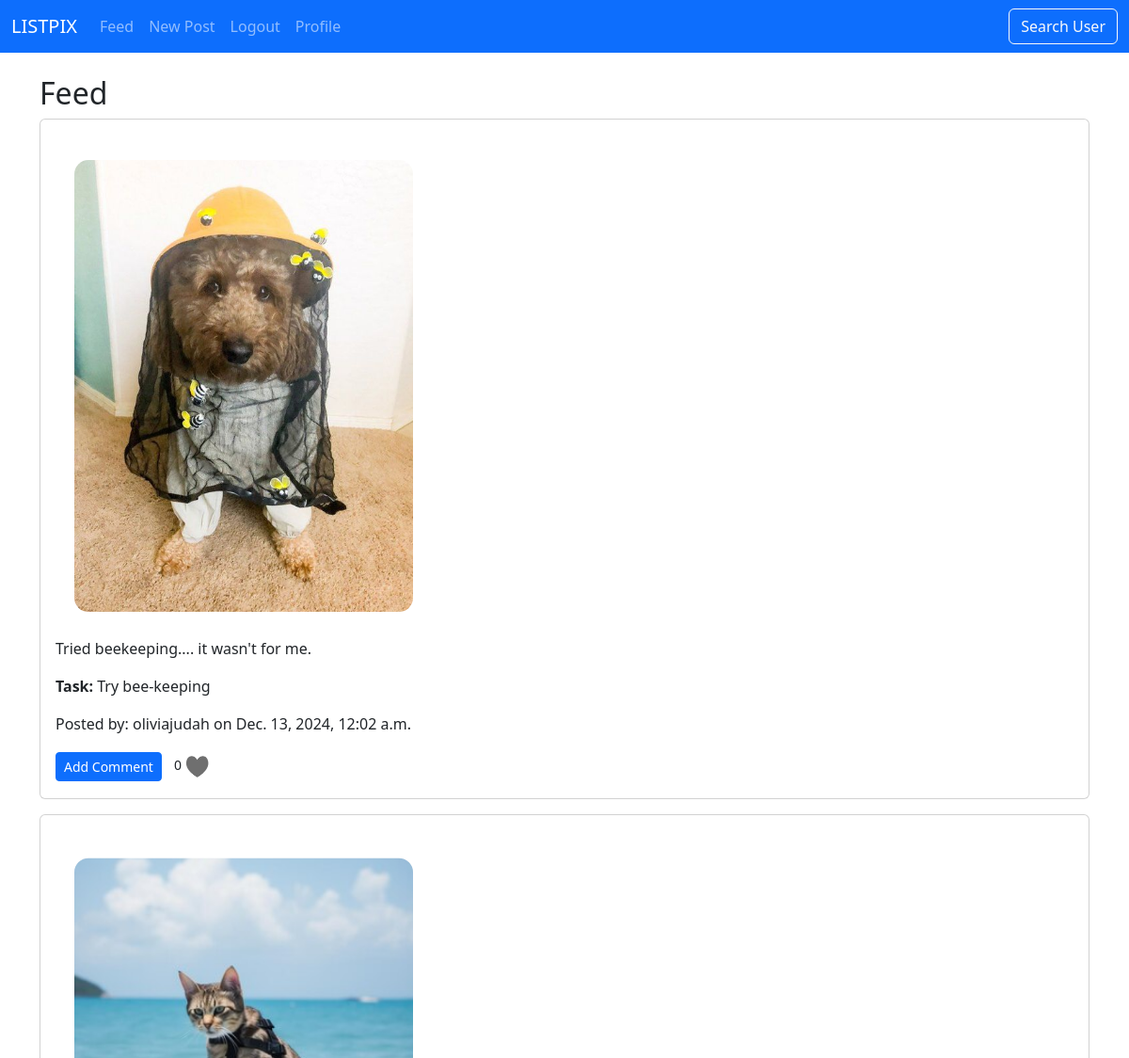
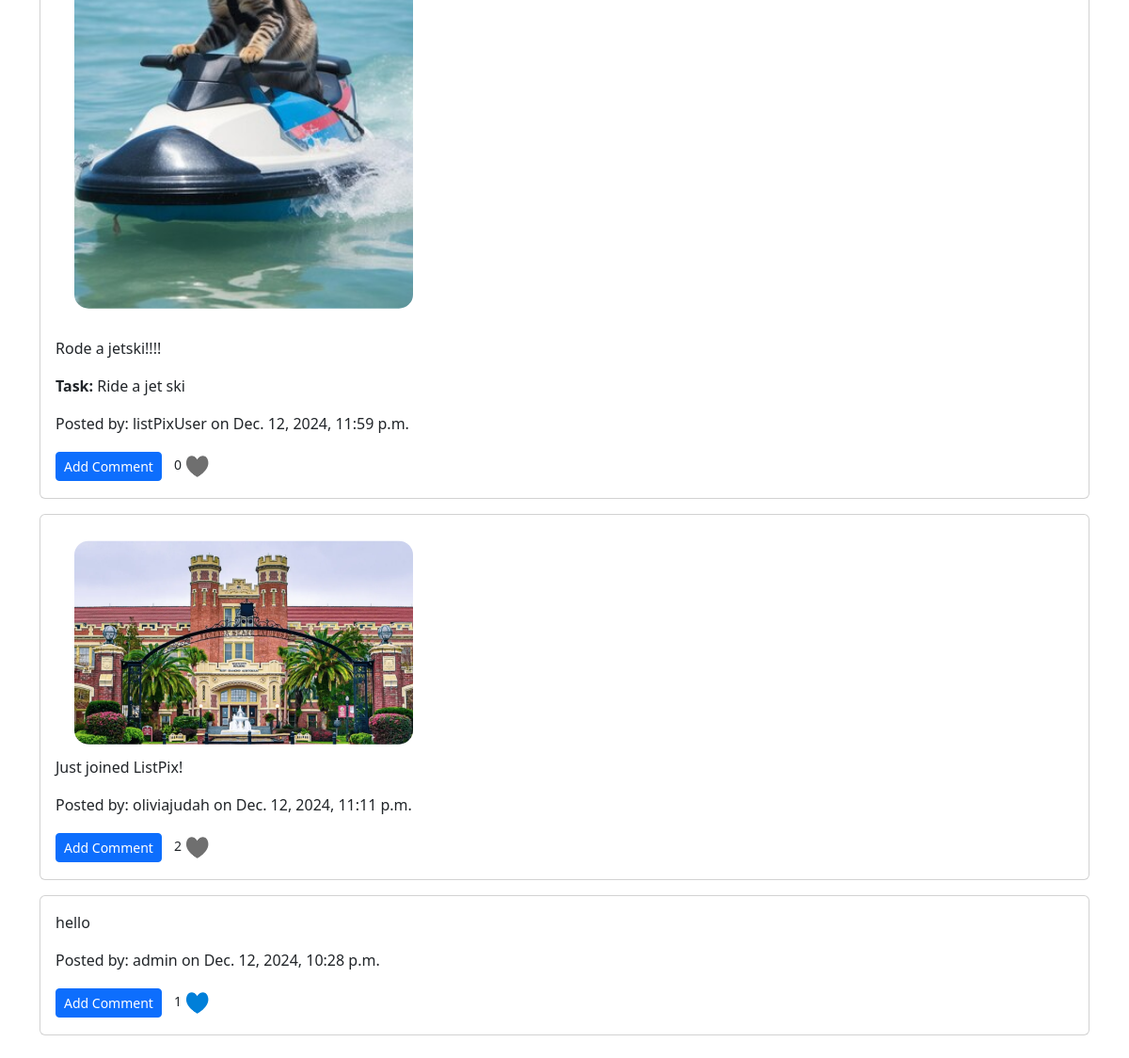
Page /feed/ (signed in) on the committed database (2 pictures, top to bottom).
### users/models.py (models this page shows, shortened)
class Post(models.Model):
    content = models.CharField(max_length=1000)
    user = models.ForeignKey(User, on_delete=models.CASCADE, related_name='posts')
    image = models.ImageField(null = True, blank = True, upload_to='post_images', height_field=None, width_field=None, max_length=None)
    created_at = models.DateTimeField(auto_now_add=True)
    updated_at = models.DateTimeField(auto_now=True)
    task = models.ForeignKey('BucketListItem', on_delete=models.SET_NULL, null=True, blank=True)

class BucketListItem(models.Model):
    task_name = models.CharField(max_length=255)
    assigned_to = models.ForeignKey(User, on_delete=models.CASCADE, related_name='assigned_by', blank=True, null=True)
    completed = models.BooleanField(default=False)

### users/views.py (the view)
# urls.py: path('feed/', views.feed, name='feed'),
def feed(request):
    posts = Post.objects.select_related('task', 'user').prefetch_related('comments', 'likes').all().order_by('-created_at')
    if request.user.is_authenticated:
        current_user = request.user
        likes = Like.objects.filter(user=current_user).values_list('post_id', flat=True)
        return render(request, 'users/feed.html', {'posts': posts, 'likes' : likes})
    else:
        return render(request, 'users/guest_feed.html', {'posts': posts})

### users/templates/users/feed.html (shortened to what this page needs)
{% extends 'users/base.html' %}
{% load static %}
{% block content %}
  <h2>Feed</h2>
  {% for post in posts %}
    <div class="card mb-3">
      <div class="card-body">
        {% if post.image %}
        <div class="post-image-container">
          <img src="{{ post.image.url }}" alt="Post Image" style="max-width: 100%; height: auto; width: 400px; clip-path: inset(5% round 15px);">
        </div>
        {% endif %}
        <p class="card-text">{{ post.content }}</p>
        {% if post.task %}
        <p class="card-text"><strong>Task:</strong> {{ post.task.task_name }}</p>
        {% endif %}
        <p class="card-text">Posted by: {{ post.user.username }} on {{ post.created_at }}</p>
        <div class="d-flex justify-content-between">
          <div>
            <a href="{% url 'comment_create' post.pk %}" class="btn btn-primary btn-sm">Add Comment</a>
            {%if request.user.is_authenticated%}
              {% if post.id in likes%}
                <a href="{% url 'like' post.pk %}" class="btn btn-sm"> {{ post.likes.count }} <img src="{% static 'blue-heart.png' %}" class="small-icon2"></a>
              {%else%}
                <a href="{% url 'like' post.pk %}" class="btn btn-sm"> {{ post.likes.count }} <img src="{% static 'grey-heart.png' %}" class="small-icon2"></a>
              {%endif%}
            {%endif%}
          </div>
        </div>
      </div>
    </div>
  {% endfor %}
{% endblock %}

### users/templates/users/base.html (style rules this page uses)
.small-icon2 { width: 25px; height: 25px; cursor: pointer; transition: transform 0.3s ease; position: relative; }

### rows in the picture
Post: image (picture), content "Tried beekeeping.... it wasn't for me.", task.task_name "Try bee-keeping", user.username "oliviajudah", created_at "Dec. 13, 2024, 12:02 a.m.", likes.count "0"
Post: image (picture), content "Rode a jetski!!!!", task.task_name "Ride a jet ski", user.username "listPixUser", created_at "Dec. 12, 2024, 11:59 p.m.", likes.count "0"
Post: image (picture), content "Just joined ListPix!", user.username "oliviajudah", created_at "Dec. 12, 2024, 11:11 p.m.", likes.count "2"
Post: content "hello", user.username "admin", created_at "Dec. 12, 2024, 10:28 p.m.", likes.count "1"
